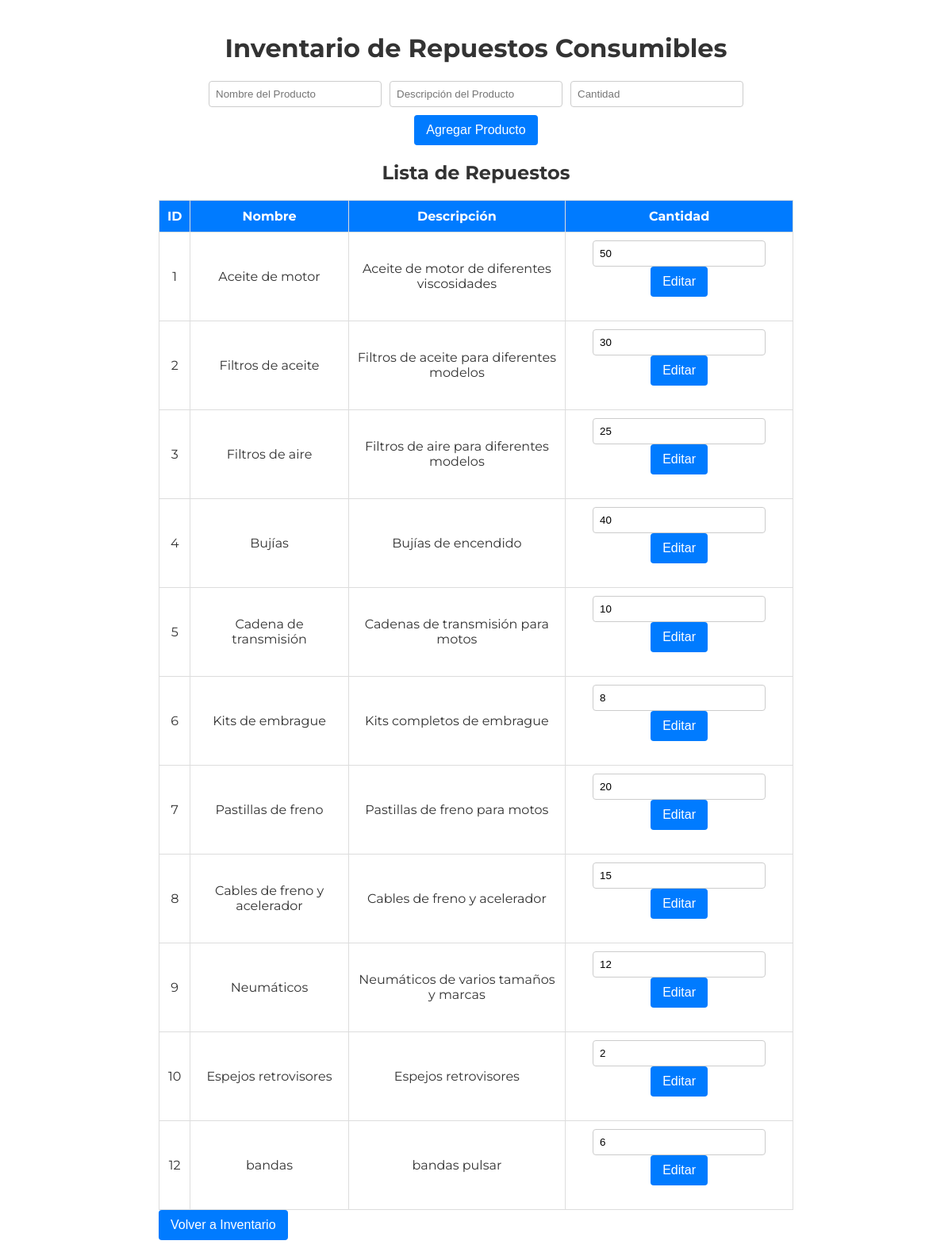
Page /Repuestos.php on the committed database.
### tables this page shows
CREATE TABLE `repuestos_consumibles` (
  `id_repuesto` int(11) NOT NULL,
  `nombre` varchar(100) NOT NULL,
  `descripcion` varchar(255) DEFAULT NULL,
  `cantidad` int(11) NOT NULL,
  `tipo` varchar(50) DEFAULT NULL
);

### Repuestos.php (the view, shortened to what this page needs)
<?php
$servername = "localhost";
$username = "root";
$password = "";
$dbname = "taller_motos";
$conn = new mysqli($servername, $username, $password, $dbname);
$sql = "SELECT * FROM repuestos_consumibles";
$result = $conn->query($sql);
?>
<!DOCTYPE html>
<html lang="en">
<head>
    <link rel="stylesheet" href="bases.css">
</head>
<body>
    <div class="container">
        <h1>Inventario de Repuestos Consumibles</h1>
        <form method="POST" action="">
            <div class="input-group">
                <input type="text" name="nombre" placeholder="Nombre del Producto" required>
                <input type="text" name="descripcion" placeholder="Descripción del Producto" required>
                <input type="number" name="cantidad" placeholder="Cantidad" required>
            </div>
            <button type="submit">Agregar Producto</button>
        </form>
        <h2>Lista de Repuestos</h2>
        <table>
            <thead>
                <tr>
                    <th>ID</th>
                    <th>Nombre</th>
                    <th>Descripción</th>
                    <th>Cantidad</th>
                </tr>
            </thead>
            <tbody>
            <?php
                if ($result->num_rows > 0) {
                    while ($row = $result->fetch_assoc()) {
                        $cantidad = $row["cantidad"];
                        $cantidad_class = $cantidad == 0 ? "low-stock" : "";
                        echo "<tr class='$cantidad_class'>";
                        echo "<td>" . $row["id_repuesto"] . "</td>";
                        echo "<td>" . $row["nombre"] . "</td>";
                        echo "<td>" . $row["descripcion"] . "</td>";
                        echo "<td>
                                <form method='POST' action='' style='display:inline-block;'>
                                    <input type='hidden' name='id_herramienta' value='" . $row["id_repuesto"] . "'>
                                    <input type='hidden' name='action' value='edit'>
                                    <input type='number' name='cantidad' value='" . $row["cantidad"] . "' required>
                                    <button type='submit'>Editar</button>
                                </form>
                              </td>";
                        echo "</tr>";
                    }
                } else {
                    echo "<tr><td colspan='4'>No se encontraron productos.</td></tr>";
                }
            ?>
            </tbody>
        </table>
        <button onclick="location.href='inventario.php'">Volver a Inventario</button>
    </div>
</body>
</html>

### bases.css (style rules this page uses)
body { font-family: 'Montserrat', sans-serif; background: url(https://media.istockphoto.com/id/495378164/es/foto/garaje-taller-3-d-imagen.jpg?s=2048x2048&w=is&k=20&c=iZo_H-F4dL8qUzP1YC1gHGkkeIEOd4KEvny_IsHSv1A=); color: #333; margin: 0; padding: 0; }
.container { max-width: 800px; margin: 0 auto; padding: 20px; background-color: #fff; border-radius: 1%; }
h1, h2 { text-align: center; color: #333; }
form { margin-bottom: 20px; text-align: center; }
.input-group { display: flex; gap: 10px; justify-content: center; margin-bottom: 10px; }
input[type="text"], input[type="number"] { padding: 8px; width: 200px; border: 1px solid #ccc; border-radius: 4px; }
button { padding: 10px 15px; font-size: 16px; color: #fff; background-color: #007bff; border: none; border-radius: 4px; cursor: pointer; }
table { width: 100%; border-collapse: collapse; margin-top: 20px; }
table, th, td { border: 1px solid #ddd; }
th, td { padding: 10px; text-align: center; }
th { background-color: #007bff; color: #fff; }
td form { display: inline; }

### rows in the picture
repuestos_consumibles: id_repuesto "1", nombre "Aceite de motor", descripcion "Aceite de motor de diferentes viscosidades", cantidad "50"
repuestos_consumibles: id_repuesto "2", nombre "Filtros de aceite", descripcion "Filtros de aceite para diferentes modelos", cantidad "30"
repuestos_consumibles: id_repuesto "3", nombre "Filtros de aire", descripcion "Filtros de aire para diferentes modelos", cantidad "25"
repuestos_consumibles: id_repuesto "4", nombre "Bujías", descripcion "Bujías de encendido", cantidad "40"
repuestos_consumibles: id_repuesto "5", nombre "Cadena de transmisión", descripcion "Cadenas de transmisión para motos", cantidad "10"
repuestos_consumibles: id_repuesto "6", nombre "Kits de embrague", descripcion "Kits completos de embrague", cantidad "8"
repuestos_consumibles: id_repuesto "7", nombre "Pastillas de freno", descripcion "Pastillas de freno para motos", cantidad "20"
repuestos_consumibles: id_repuesto "8", nombre "Cables de freno y acelerador", descripcion "Cables de freno y acelerador", cantidad "15"
repuestos_consumibles: id_repuesto "9", nombre "Neumáticos", descripcion "Neumáticos de varios tamaños y marcas", cantidad "12"
repuestos_consumibles: id_repuesto "10", nombre "Espejos retrovisores", descripcion "Espejos retrovisores", cantidad "2"
repuestos_consumibles: id_repuesto "12", nombre "bandas", descripcion "bandas pulsar", cantidad "6"
